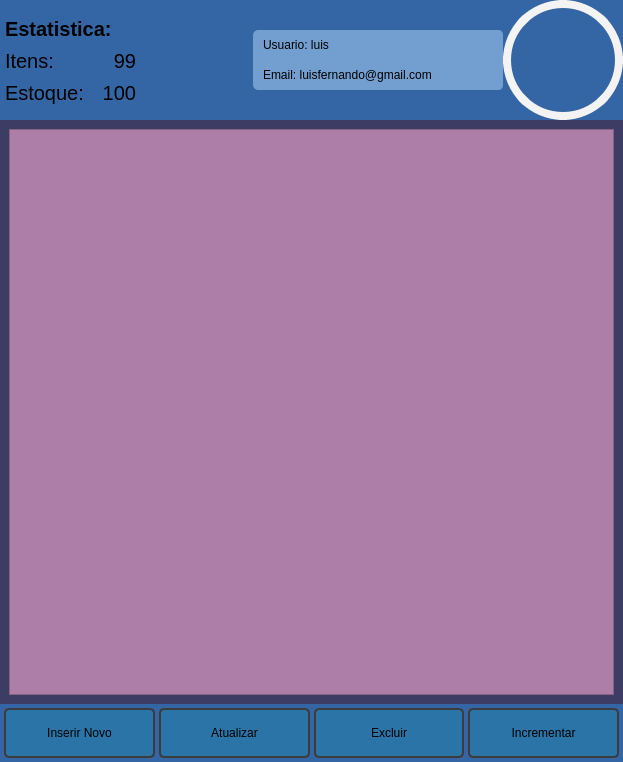
<?xml version="1.0" encoding="UTF-8"?>
<ui version="4.0">
 <class>MainWindow</class>
 <widget class="QMainWindow" name="MainWindow">
  <property name="geometry">
   <rect>
    <x>0</x>
    <y>0</y>
    <width>623</width>
    <height>762</height>
   </rect>
  </property>
  <property name="minimumSize">
   <size>
    <width>500</width>
    <height>700</height>
   </size>
  </property>
  <property name="windowTitle">
   <string>MainWindow</string>
  </property>
  <widget class="QWidget" name="centralwidget">
   <layout class="QVBoxLayout" name="verticalLayout">
    <property name="spacing">
     <number>0</number>
    </property>
    <property name="leftMargin">
     <number>0</number>
    </property>
    <property name="topMargin">
     <number>0</number>
    </property>
    <property name="rightMargin">
     <number>0</number>
    </property>
    <property name="bottomMargin">
     <number>0</number>
    </property>
    <item>
     <widget class="QFrame" name="frame_superior">
      <property name="maximumSize">
       <size>
        <width>16777215</width>
        <height>120</height>
       </size>
      </property>
      <property name="layoutDirection">
       <enum>Qt::LeftToRight</enum>
      </property>
      <property name="styleSheet">
       <string notr="true">background-color: rgb(52, 101, 164);</string>
      </property>
      <property name="frameShape">
       <enum>QFrame::NoFrame</enum>
      </property>
      <property name="frameShadow">
       <enum>QFrame::Raised</enum>
      </property>
      <layout class="QHBoxLayout" name="horizontalLayout">
       <property name="spacing">
        <number>0</number>
       </property>
       <property name="leftMargin">
        <number>0</number>
       </property>
       <property name="topMargin">
        <number>0</number>
       </property>
       <property name="rightMargin">
        <number>0</number>
       </property>
       <property name="bottomMargin">
        <number>0</number>
       </property>
       <item>
        <widget class="QFrame" name="frame_superior_esquerdo">
         <property name="styleSheet">
          <string notr="true">background-color: rgb(52, 101, 164);</string>
         </property>
         <property name="frameShape">
          <enum>QFrame::NoFrame</enum>
         </property>
         <property name="frameShadow">
          <enum>QFrame::Raised</enum>
         </property>
         <widget class="QFrame" name="frame">
          <property name="geometry">
           <rect>
            <x>0</x>
            <y>10</y>
            <width>141</width>
            <height>101</height>
           </rect>
          </property>
          <property name="frameShape">
           <enum>QFrame::NoFrame</enum>
          </property>
          <property name="frameShadow">
           <enum>QFrame::Raised</enum>
          </property>
          <layout class="QGridLayout" name="gridLayout">
           <property name="leftMargin">
            <number>5</number>
           </property>
           <property name="topMargin">
            <number>5</number>
           </property>
           <property name="rightMargin">
            <number>5</number>
           </property>
           <property name="bottomMargin">
            <number>5</number>
           </property>
           <property name="spacing">
            <number>5</number>
           </property>
           <item row="2" column="0">
            <widget class="QLabel" name="label_2">
             <property name="font">
              <font>
               <pointsize>15</pointsize>
              </font>
             </property>
             <property name="text">
              <string>Itens:</string>
             </property>
            </widget>
           </item>
           <item row="4" column="0">
            <widget class="QLabel" name="label_3">
             <property name="font">
              <font>
               <pointsize>15</pointsize>
              </font>
             </property>
             <property name="text">
              <string>Estoque:</string>
             </property>
            </widget>
           </item>
           <item row="4" column="1">
            <widget class="QLabel" name="label_5">
             <property name="font">
              <font>
               <pointsize>15</pointsize>
              </font>
             </property>
             <property name="text">
              <string>100</string>
             </property>
             <property name="alignment">
              <set>Qt::AlignRight|Qt::AlignTrailing|Qt::AlignVCenter</set>
             </property>
            </widget>
           </item>
           <item row="2" column="1">
            <widget class="QLabel" name="label_4">
             <property name="font">
              <font>
               <pointsize>15</pointsize>
              </font>
             </property>
             <property name="layoutDirection">
              <enum>Qt::RightToLeft</enum>
             </property>
             <property name="text">
              <string>99</string>
             </property>
             <property name="alignment">
              <set>Qt::AlignRight|Qt::AlignTrailing|Qt::AlignVCenter</set>
             </property>
            </widget>
           </item>
           <item row="1" column="0" colspan="2">
            <widget class="QLabel" name="label">
             <property name="font">
              <font>
               <pointsize>15</pointsize>
               <weight>75</weight>
               <bold>true</bold>
              </font>
             </property>
             <property name="text">
              <string>Estatistica:</string>
             </property>
            </widget>
           </item>
          </layout>
         </widget>
        </widget>
       </item>
       <item>
        <widget class="QFrame" name="frame_dados">
         <property name="maximumSize">
          <size>
           <width>250</width>
           <height>60</height>
          </size>
         </property>
         <property name="layoutDirection">
          <enum>Qt::LeftToRight</enum>
         </property>
         <property name="styleSheet">
          <string notr="true">background-color: rgb(114, 159, 207);
border-radius: 5px;
</string>
         </property>
         <property name="frameShape">
          <enum>QFrame::NoFrame</enum>
         </property>
         <property name="frameShadow">
          <enum>QFrame::Raised</enum>
         </property>
         <layout class="QVBoxLayout" name="verticalLayout_2">
          <property name="spacing">
           <number>0</number>
          </property>
          <property name="leftMargin">
           <number>10</number>
          </property>
          <property name="topMargin">
           <number>0</number>
          </property>
          <property name="rightMargin">
           <number>0</number>
          </property>
          <property name="bottomMargin">
           <number>0</number>
          </property>
          <item>
           <widget class="QLabel" name="label_usuario">
            <property name="text">
             <string>Usuario: luis</string>
            </property>
           </widget>
          </item>
          <item>
           <widget class="QLabel" name="label_email">
            <property name="text">
             <string>Email: luisfernando@gmail.com</string>
            </property>
           </widget>
          </item>
         </layout>
        </widget>
       </item>
       <item>
        <widget class="QFrame" name="frame_avatar">
         <property name="minimumSize">
          <size>
           <width>120</width>
           <height>120</height>
          </size>
         </property>
         <property name="maximumSize">
          <size>
           <width>120</width>
           <height>120</height>
          </size>
         </property>
         <property name="styleSheet">
          <string notr="true">QFrame{
	background-image: url(:/avatar/images/ursinho.png);
	background-position: center;
	border-radius: 60px;
	border: 8px solid rgb(243, 243, 243);
}</string>
         </property>
         <property name="frameShape">
          <enum>QFrame::NoFrame</enum>
         </property>
         <property name="frameShadow">
          <enum>QFrame::Raised</enum>
         </property>
        </widget>
       </item>
      </layout>
     </widget>
    </item>
    <item>
     <widget class="QFrame" name="frame_central">
      <property name="styleSheet">
       <string notr="true">background-color: rgb(60, 60, 100);</string>
      </property>
      <property name="frameShape">
       <enum>QFrame::NoFrame</enum>
      </property>
      <property name="frameShadow">
       <enum>QFrame::Raised</enum>
      </property>
      <layout class="QVBoxLayout" name="verticalLayout_3">
       <item>
        <widget class="QTableView" name="tableView">
         <property name="styleSheet">
          <string notr="true">background-color: rgb(173, 127, 168);</string>
         </property>
        </widget>
       </item>
      </layout>
     </widget>
    </item>
    <item>
     <widget class="QFrame" name="frame_inferior">
      <property name="maximumSize">
       <size>
        <width>16777215</width>
        <height>80</height>
       </size>
      </property>
      <property name="styleSheet">
       <string notr="true">background-color: rgb(52, 101, 164);</string>
      </property>
      <property name="frameShape">
       <enum>QFrame::NoFrame</enum>
      </property>
      <property name="frameShadow">
       <enum>QFrame::Raised</enum>
      </property>
      <layout class="QHBoxLayout" name="horizontalLayout_2">
       <property name="spacing">
        <number>4</number>
       </property>
       <property name="leftMargin">
        <number>4</number>
       </property>
       <property name="topMargin">
        <number>4</number>
       </property>
       <property name="rightMargin">
        <number>4</number>
       </property>
       <property name="bottomMargin">
        <number>4</number>
       </property>
       <item>
        <widget class="QPushButton" name="pushButton_inserir_novo">
         <property name="minimumSize">
          <size>
           <width>0</width>
           <height>50</height>
          </size>
         </property>
         <property name="styleSheet">
          <string notr="true">QPushButton {	
	background-color: rgb(43, 116, 168);
	border: 2px solid rgb(60, 60, 60);
	border-radius: 5px;
}
QPushButton:hover {	
	background-color: rgb(26, 50, 133);
	border: 2px solid rgb(114, 159, 207);
}
QPushButton:pressed {	
	background-color: rgb(255, 255, 191);
	border: 2px solid rgb(255, 165, 24);	
	color: rgb(35, 35, 35);
}</string>
         </property>
         <property name="text">
          <string>Inserir Novo</string>
         </property>
        </widget>
       </item>
       <item>
        <widget class="QPushButton" name="pushButton_atualizat">
         <property name="minimumSize">
          <size>
           <width>0</width>
           <height>50</height>
          </size>
         </property>
         <property name="maximumSize">
          <size>
           <width>16777215</width>
           <height>50</height>
          </size>
         </property>
         <property name="styleSheet">
          <string notr="true">QPushButton {	
	background-color: rgb(43, 116, 168);
	border: 2px solid rgb(60, 60, 60);
	border-radius: 5px;
}
QPushButton:hover {	
	background-color: rgb(26, 50, 133);
	border: 2px solid rgb(114, 159, 207);
}
QPushButton:pressed {	
	background-color: rgb(255, 255, 191);
	border: 2px solid rgb(255, 165, 24);	
	color: rgb(35, 35, 35);
}</string>
         </property>
         <property name="text">
          <string>Atualizar</string>
         </property>
        </widget>
       </item>
       <item>
        <widget class="QPushButton" name="pushButton_excluir">
         <property name="minimumSize">
          <size>
           <width>0</width>
           <height>50</height>
          </size>
         </property>
         <property name="styleSheet">
          <string notr="true">QPushButton {	
	background-color: rgb(43, 116, 168);
	border: 2px solid rgb(60, 60, 60);
	border-radius: 5px;
}
QPushButton:hover {	
	background-color: rgb(26, 50, 133);
	border: 2px solid rgb(114, 159, 207);
}
QPushButton:pressed {	
	background-color: rgb(255, 255, 191);
	border: 2px solid rgb(255, 165, 24);	
	color: rgb(35, 35, 35);
}</string>
         </property>
         <property name="text">
          <string>Excluir</string>
         </property>
        </widget>
       </item>
       <item>
        <widget class="QPushButton" name="pushButton_aumentar_estoque">
         <property name="minimumSize">
          <size>
           <width>0</width>
           <height>50</height>
          </size>
         </property>
         <property name="styleSheet">
          <string notr="true">QPushButton {	
	background-color: rgb(43, 116, 168);
	border: 2px solid rgb(60, 60, 60);
	border-radius: 5px;
}
QPushButton:hover {	
	background-color: rgb(26, 50, 133);
	border: 2px solid rgb(114, 159, 207);
}
QPushButton:pressed {	
	background-color: rgb(255, 255, 191);
	border: 2px solid rgb(255, 165, 24);	
	color: rgb(35, 35, 35);
}</string>
         </property>
         <property name="text">
          <string>Incrementar</string>
         </property>
        </widget>
       </item>
      </layout>
     </widget>
    </item>
   </layout>
  </widget>
  <widget class="QMenuBar" name="menubar">
   <property name="geometry">
    <rect>
     <x>0</x>
     <y>0</y>
     <width>623</width>
     <height>22</height>
    </rect>
   </property>
  </widget>
 </widget>
 <resources>
  <include location="../../../Documents/unisa/projetoFinal/qt/ProjetoUnisa/Oficial/View/recursos.qrc"/>
 </resources>
 <connections/>
</ui>
